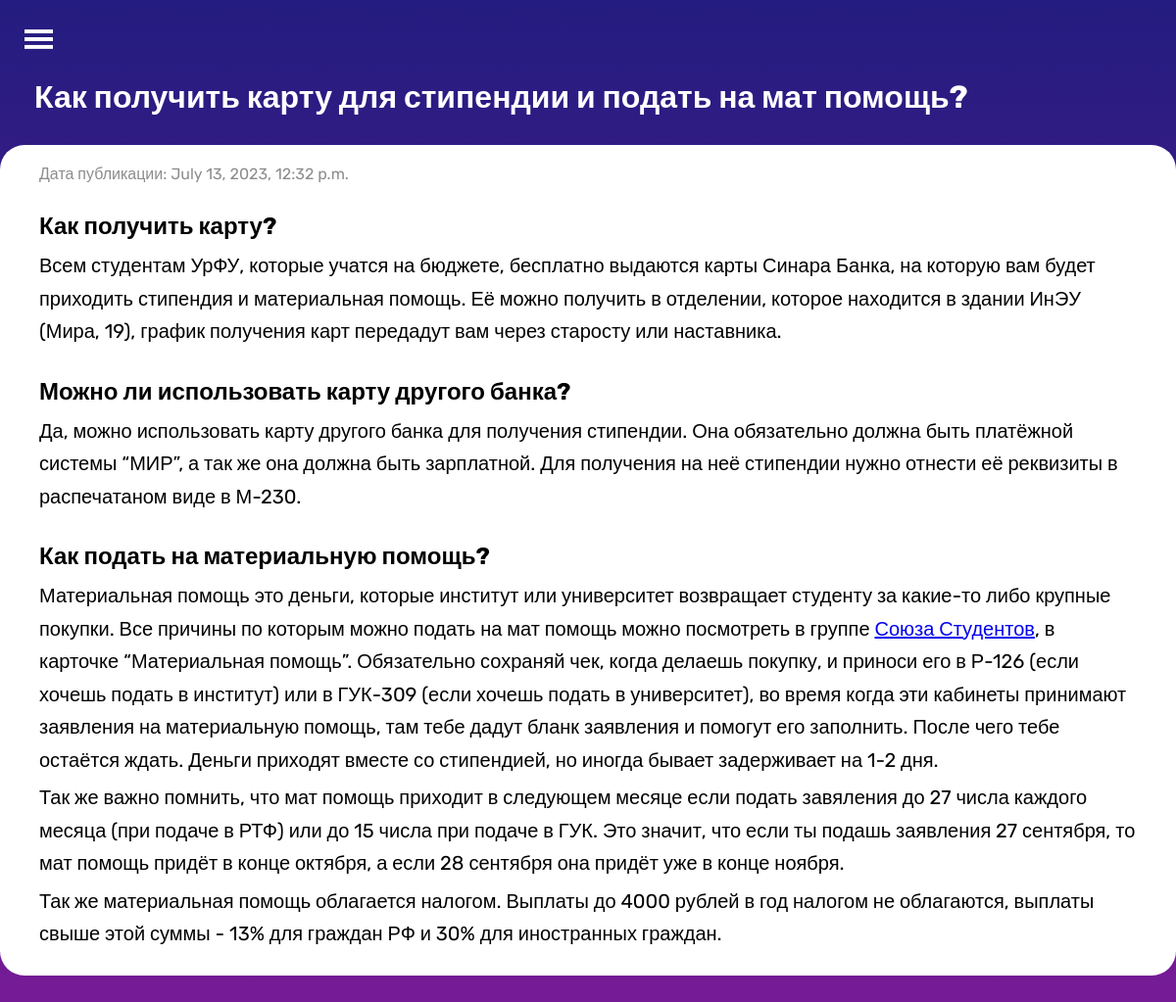
The page /article/5/ on the database its author committed.
### RTFwebsiteApp/models.py (models this page shows, shortened)
class Article(models.Model):
    title = models.CharField(max_length=200)
    content = models.TextField()
    publication_date = models.DateTimeField(auto_now_add=True)

### RTFwebsiteApp/views.py (the view)
# urls.py: path('article/<int:pk>/', views.article_detail, name='article_detail'),
def article_detail(request, pk):
    article = get_object_or_404(Article, pk=pk)
    return render(request, 'article_detail.html', {'article': article})

### RTFwebsiteApp/templates/article_detail.html (shortened to what this page needs)
{% extends 'base.html' %}
{% load static %}
{% block head %}<link rel="stylesheet" href="{% static 'styles/main_page.css' %}">{% endblock head %}
{% block main %}
    <main class="main">
        <div class="main__header">
            <h1>{{ article.title }}</h1>
        </div>
        <div class="main__article-text">
            <span class="main__publish-date">Дата публикации: {{ article.publication_date }}</span>
            <p>{{ article.content|safe }}</p>
        </div>
    </main>
{% endblock main %}

### RTFwebsiteApp/static/styles/style.css (style rules this page uses)
* { margin: 0; padding: 0; }
body { font-family: 'Inter', sans-serif; font-family: 'Open Sans', sans-serif; font-family: 'Rubik', sans-serif; color: #FFFFFF; background: linear-gradient(#241C80, #761B96) no-repeat; background-attachment: fixed; }
html, body { height: 100%; }
.main__article-text { max-width: 1200px; margin: 30px auto; background-color: #FFFFFF; border-radius: 25px; color: #000; padding: 20px 40px; }
.main__header { margin-top: 30px; margin-left: 35px; }
.main__block h3, .main__article-text h3 { font-size: 24px; font-style: normal; font-weight: 700; line-height: normal; }
.main__article-text h3 { margin-top: 30px; margin-bottom: 10px; }
.main__block p, .main__block ul, .main__article-text p { font-size: 20px; font-style: normal; font-weight: 400; line-height: 33.5px; }
.main__publish-date { font-size: 16px; font-style: normal; font-weight: 400; }
.main__article-text p { margin-top: 5px; }
.tip, .main__publish-date { color: rgba(0, 0, 0, 0.45); }

### rows shown on the page
Article: title "Как получить карту для стипендии и подать на мат помощь?", publication_date "July 13, 2023, 12:32 p.m.", content "Как получить карту? Всем студентам УрФУ, которые учатся на бюджете, бесплатно выдаются карты Синара Банка, на которую вам будет приходить стипендия и материальная помощь. Её можно получить в отделении, которое находится в здании ИнЭУ (Мира, 19), график получения карт передадут вам через старосту или наставника. Можно ли использовать карту другого банка? Да, можно использовать карту другого банка для получения стипендии. Она обязательно должна быть платёжной системы “МИР”, а так же она должна быть зарплатной. Для получения на неё стипендии нужно отнести её реквизиты в распечатаном виде в М-230. Как подать на материальную помощь? Материальная помощь это деньги, которые институт или…"
